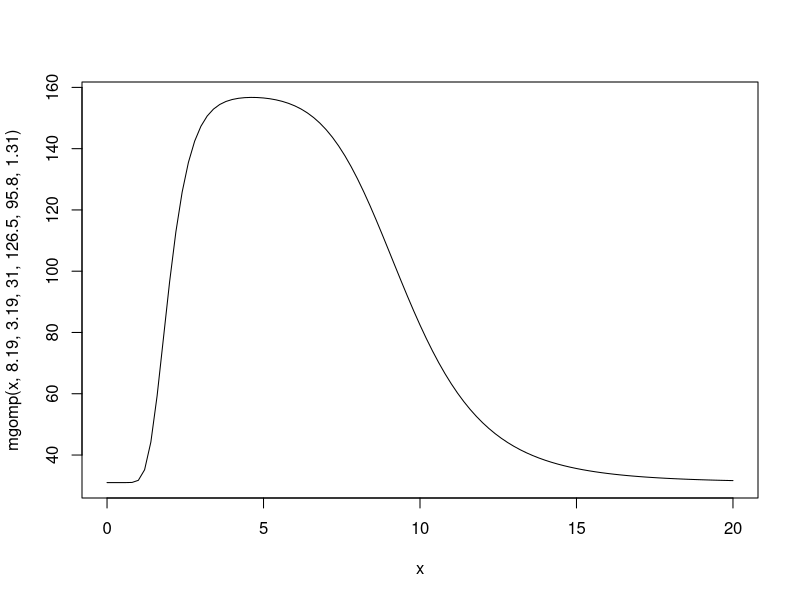
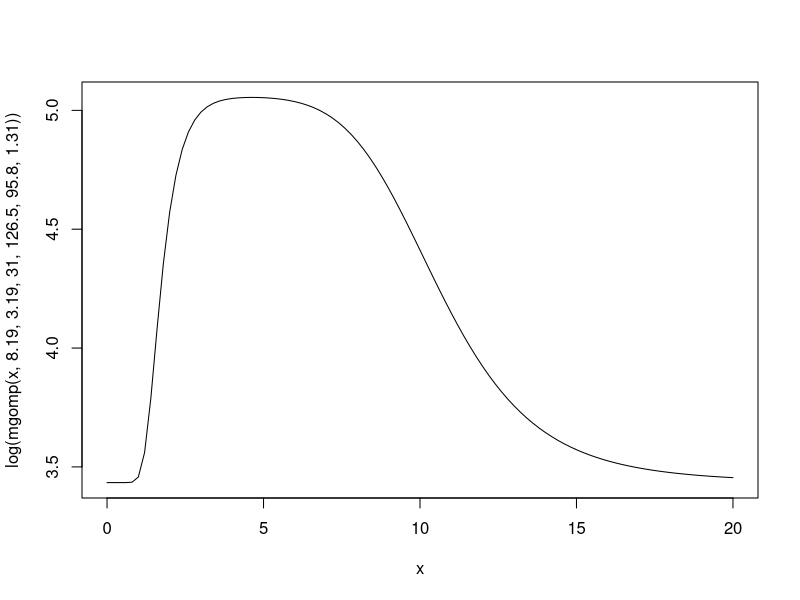
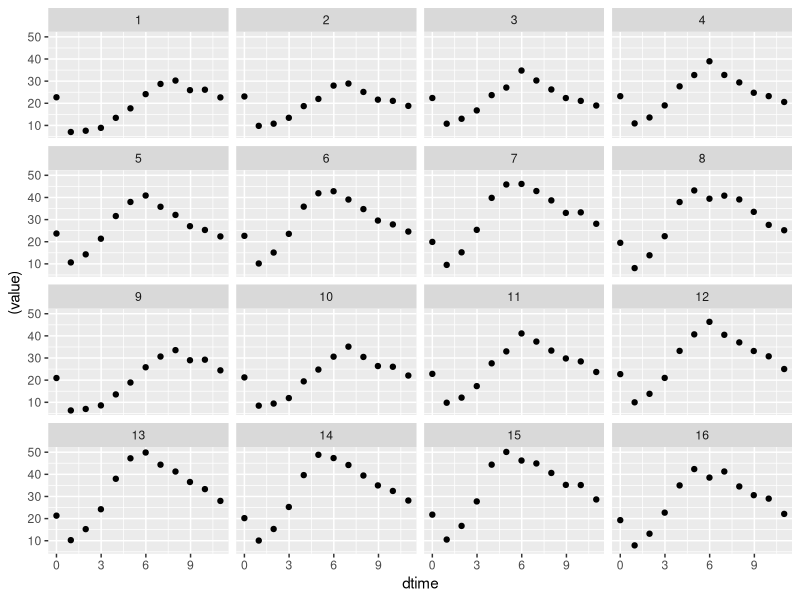
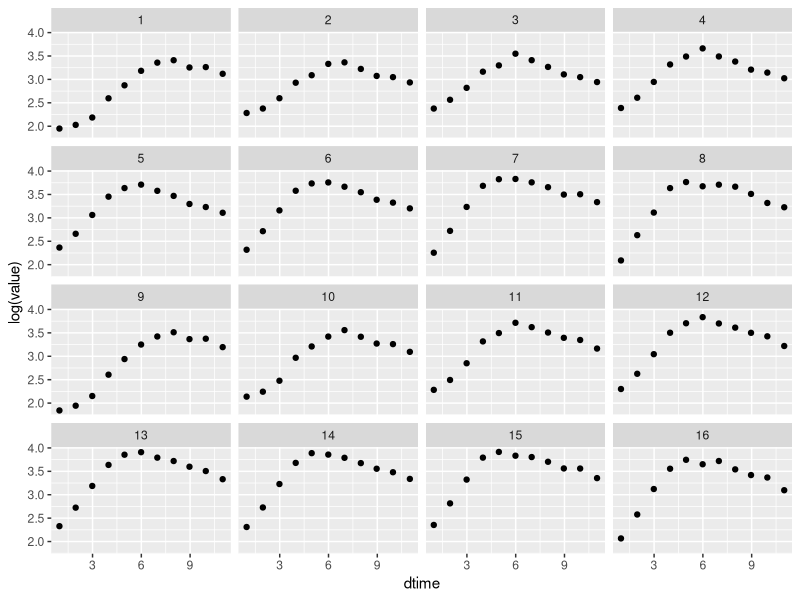

Source code (R) for these figures, in order: (Note: this script raises an error after producing the figures.)

library(ggplot2)
library(dplyr)

mgomp<-function(t,topt,d,b0,A,umax,L){
  denom <- (topt^(2))^d
  b0 + (A*exp (-exp (umax*exp (1)/A*(L - t) + 1)))/((((L - t)^(2))^d)/denom + 1)  
}


# 
# b0 = 31;
# A = 126.5;
# umax = 95.8;
# L = 1.31;
# d = 3.19;
# topt = 8.19;

curve(mgomp(x,8.19,3.19,31,126.5,95.8,1.31),0,20)


curve(log(mgomp(x,8.19,3.19,31,126.5,95.8,1.31)),0,20)

## Need some test data

dat<-read.csv("./user/Chan_time_series.csv")
head(dat)

# subset
tmp<-dat[dat$temperature==12 & dat$bacteria==0 & dat$B12==0,]
tmp$ln.fluor<-log(tmp$value)
head(tmp)

ggplot(tmp,aes(x=dtime,y=(value)))+
  geom_point()+
  facet_wrap(~rep)

tmp %>% filter(dtime>0.1) %>%
ggplot(aes(x=dtime,y=log(value)))+
  geom_point()+
  facet_wrap(~rep)

## Try out new method

# all methods
gdat <- tmp %>% filter(dtime>0.1) %>% group_by(rep) %>% do(grs=get.growth.rate(.$dtime,.$ln.fluor,.$id,plot.best.Q=T,fpath=NA))
res1<-gdat %>% summarise(rep,mu=grs$best.slope,best.model=grs$best.model,r2=grs$best.model.slope.r2)
res1
# looks like satdecay was pretty commonly best model


# everything but satdecay
gdat2 <- tmp %>% filter(dtime>0.1) %>% group_by(rep) %>% do(grs=get.growth.rate(.$dtime,.$ln.fluor,.$id,plot.best.Q=T,fpath=NA,methods = c("linear", "lag", "sat", "flr", "lagsat")))
res2<-gdat2 %>% summarise(rep,mu=grs$best.slope,best.model=grs$best.model,r2=grs$best.model.slope.r2)
res2

# looks like satdecay was pretty commonly best model

# compare results
res1$method<-"all"
res2$method<-"no.satdecay"

res<-rbind(res1,res2)
head(res)

library(reshape2)

# compare growth rate estimates
bob<-dcast(res,rep~method,value.var='mu')
ggplot(bob,aes(x=no.satdecay,y=all))+
  geom_point()+
  geom_abline()

# compare R2
bob<-dcast(res,rep~method,value.var='r2')
ggplot(bob,aes(x=no.satdecay,y=all))+
  geom_point()+
  geom_abline()


# extract extra traits for sat decay model:

get.satdecay.pars<-function(x){
  cfs<-coef(x$models$gr.satdecay)
}

trlist<-lapply(gdat$grs,FUN = get.satdecay.pars)

satdecay.pars<-data.frame(do.call(rbind, trlist))

# b is the increasing growth rate:
satdecay.pars$b

# b2 is the decreasing growth rate:
satdecay.pars$b2

# B2 is the break point (time when direction of growth changes):
satdecay.pars$B2

# peak abundances
satdecay.pars$a + satdecay.pars$b*satdecay.pars$B2
